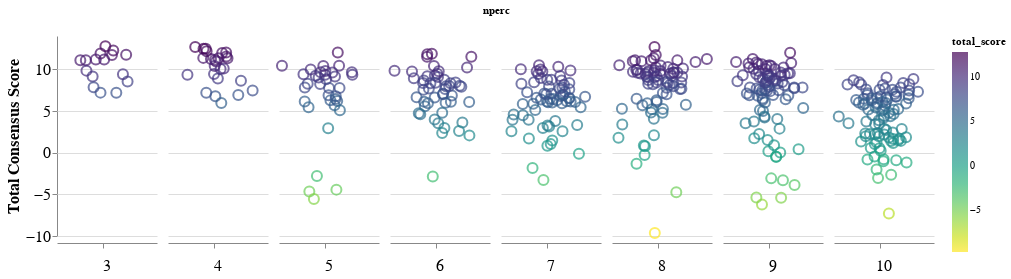

The notebook cell saved with this chart:
### Code cell
stripplot = alt.Chart(
    all_hex_df,
    #title=f"Prediction consensus matches"
).mark_point().encode(
    x=alt.X(
        'jitter:Q',
        title=None,
        axis=alt.Axis(values=[0], ticks=True, grid=False, labels=False),
        scale=alt.Scale()
    ),
    y=alt.Y('total_score:Q',axis=alt.Axis(title="Total Consensus Score")),
    color=alt.Color('total_score:Q',scale=alt.Scale(scheme='viridis'),sort='descending'),
    size=alt.value(100),
    tooltip=["desc:N","hex1:N",'hex2:N','total_score:Q'],
    column=alt.Column(
        'nperc:N', 
        header=alt.Header(
            labelFontSize=16,
            labelAngle=0,
            titleOrient='top',
            labelOrient='bottom',
            labelAlign='center',
            labelPadding=25,
       ),
    ),
).transform_calculate(
    # Generate Gaussian jitter with a Box-Muller transform
    jitter='sqrt(-2*log(random()))*cos(2*PI*random())'
).configure_facet(
    spacing=0
).configure_view(
    stroke=None
).configure_axis(
    labelFontSize=16,
    titleFontSize=16
).properties(height=200, width=100)

stripplot.save("consensus_varying_n_stripplot.html")
stripplot

### Figure 1 — Vega-Lite specification as saved in the notebook (floating-point values rounded to 4 significant figures; data arrays with more than 128 entries replaced by an {"elided": "..."} marker saying what was removed)
{"config": {"view": {"continuousWidth": 400, "continuousHeight": 300, "stroke": null}, "axis": {"labelFontSize": 16, "titleFontSize": 16}, "facet": {"spacing": 0}}, "data": {"name": "data-ebec95533426128e592253838bd003c3"}, "mark": "point", "encoding": {"color": {"type": "quantitative", "field": "total_score", "scale": {"scheme": "viridis"}, "sort": "descending"}, "column": {"type": "nominal", "field": "nperc", "header": {"labelAlign": "center", "labelAngle": 0, "labelFontSize": 16, "labelOrient": "bottom", "labelPadding": 25, "titleOrient": "top"}}, "size": {"value": 100}, "tooltip": [{"type": "nominal", "field": "desc"}, {"type": "nominal", "field": "hex1"}, {"type": "nominal", "field": "hex2"}, {"type": "quantitative", "field": "total_score"}], "x": {"type": "quantitative", "axis": {"grid": false, "labels": false, "ticks": true, "values": [0]}, "field": "jitter", "scale": {}, "title": null}, "y": {"type": "quantitative", "axis": {"title": "Total Consensus Score"}, "field": "total_score"}}, "height": 200, "transform": [{"calculate": "sqrt(-2*log(random()))*cos(2*PI*random())", "as": "jitter"}], "width": 100, "$schema": "https://vega.github.io/schema/vega-lite/v4.0.2.json", "datasets": {"data-ebec95533426128e592253838bd003c3": {"elided": "449 records"}}}
